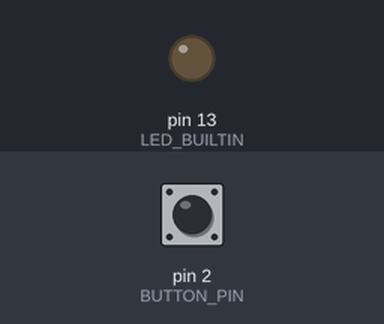
Bench run of a sketch on a simulated Arduino Uno, built with avr-gcc and run on an emulated ATmega328P. Parts: output pins drawn as LEDs (lit = HIGH). The inputs (shaded band) are chosen by the test bench; at power-on: pin 2 (BUTTON_PIN) LOW.

Above: at 1.2 s.
1.3 s: pin 2 (BUTTON_PIN) pulled HIGH for 0.15 s
At 5.7 s:
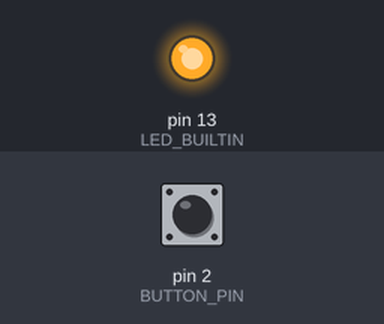
Timing chart, 0 to 10.4 s (numbered marks = the images above; inputs shaded):
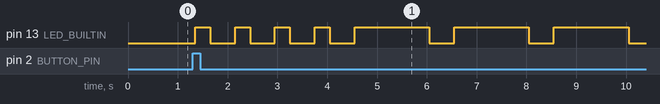

The sketch:

sketch_aug19a.ino
```cpp
#define LED_BUILTIN 13
#define BUTTON_PIN 2

String name;
int buttonState = 0;
int lastButtonState = 0;
unsigned long lastDebounceTime = 0;
unsigned long debounceDelay = 50;

void dot() {
  digitalWrite(LED_BUILTIN, HIGH);
  delay(300);
  digitalWrite(LED_BUILTIN, LOW);
  delay(500);
}

void dash() {
  digitalWrite(LED_BUILTIN, HIGH);
  delay(1500);
  digitalWrite(LED_BUILTIN, LOW);
  delay(500);
}

char MorseCode(char input) {
  switch(input){
      case 'A':
        dot();
        dash();
        break;

      case 'B':
        dash();
        dot();
        dot();
        dot();
        break;

      case 'C':
        dash();
        dot();
        dash();
        dot();
        break;

      case 'D':
        dash();
        dot();
        dot();
        break;

      case 'E':
        dot();
        break;

      case 'F':
        dot();
        dot();
        dash();
        dot();
        break;

      case 'G':
        dot();
        dash();
        dot();
        break;

      case 'H':
        dot();
        dot();
        dot();
        dot();
        break;

      case 'I':
        dot();
        dot();
        break;

      case 'J':
        dot();
        dash();
        dash();
        dash();
        break;

      case 'K':
        dash();
        dot();
        dash();
        break;

      case 'L':
        dot();
        dash();
        dot();
        dot();
        break;

      case 'M':
        dash();
        dash();
        break;

      case 'N':
        dash();
        dot();
        break;

      case 'O':
        dash();
        dash();
        dash();
        break;

      case 'P':
        dot();
        dash();
        dash();
        dot();
        break;

      case 'Q':
        dash();
        dash();
        dot();
        dash();
        break;

      case 'R':
        dot();
        dash();
        dot();
        break;

      case 'S':
        dot();
        dot();
        dot();
        break;

      case 'T':
        dash();
        break;

      case 'U':
        dot();
        dot();
        dash();
        break;

      case 'V':
        dot();
        dot();
        dot();
        dash();
        break;

      case 'W':
        dot();
        dash();
        dash();
        break;

      case 'X':
        dash();
        dot();
        dot();
        dash();
        break;

      case 'Y':
        dash();
        dot();
        dash();
        dash();
        break;

      case 'Z':
        dash();
        dash();
        dot();
        dot();
        break;
  }
}

void setup() {
  pinMode(LED_BUILTIN, OUTPUT);
  pinMode(BUTTON_PIN, INPUT);
}

void loop() {
  int reading = digitalRead(BUTTON_PIN);

  if (reading != lastButtonState) {
    lastDebounceTime = millis();
  }

  if ((millis() - lastDebounceTime) > debounceDelay) {
    if (reading != buttonState) {
      buttonState = reading;

      if (buttonState == HIGH) {
        // Button is pressed, blink the LED
        name = "SAMRIDH";
        for (int i = 0; i < name.length(); i++) {
          MorseCode(name.charAt(i));
        }
      }
    }
  }

  lastButtonState = reading;
}
```

Measured:
- after the input at 1.3 s, pin 13 (LED_BUILTIN): LOW → HIGH after 0.05 s, then repeats every 2.0 s: HIGH 1.5 s, LOW 0.50 s
